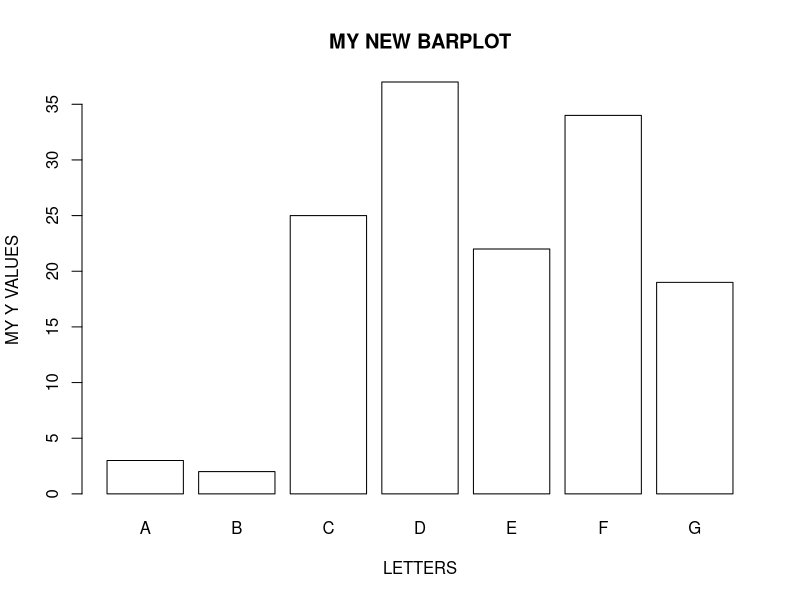

Here is the R script that generated this plot:
# Psych 301 - Statistics
# Lecture R2. Bar Graph

## References:
#https://www.tutorialspoint.com/r/r_bar_charts.htm
#http://www.theanalysisfactor.com/r-11-bar-charts/

H <- c(3, 2, 25, 37, 22, 34, 19)

#Now we count the elements using the table() command, as follows:
counts <- table(H)
counts
#Now we plot the counts.
barplot(H,col="white",main="MY NEW BARPLOT", xlab="LETTERS", ylab="MY Y VALUES", names.arg=c("A","B","C","D","E","F","G"),
        border="black")



